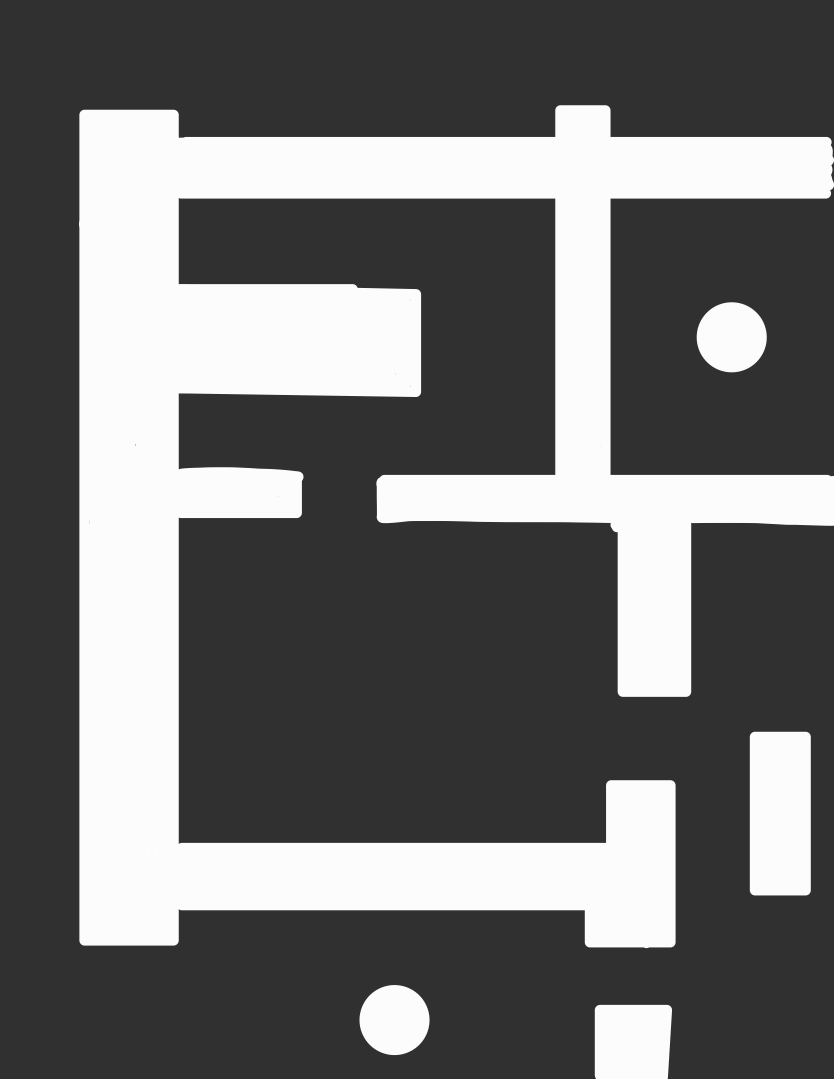
%> input picture home.png, 1668 x 2157 px (shown at 1/2 size)
$ octave home_OccupancyMap.m   (GNU Octave 9; MATLAB toolbox functions it lacks are replaced by stand-ins)
%> lines starting %> are read from the running program, lines starting %| are printed output that depends on the picture; in (x1, y1, x2, y2) boxes, pixels count from 0 and x2, y2 are one past the last pixel; in counts of white or black regions, pixels touching at a corner belong together; the program's own positions count from 1
clearvars
close all

img = imread('home.png');
%> img is the input picture: size 2157x1668x3 uint8; min 38, max 255, mean 109.7

% Convert to grayscale if the image is RGB
if size(img, 3) == 3
    img = rgb2gray(img);
%> img: size 2157x1668 uint8
end

% Convert to binary and invert (black objects as occupied)
bwImg = imbinarize(img);
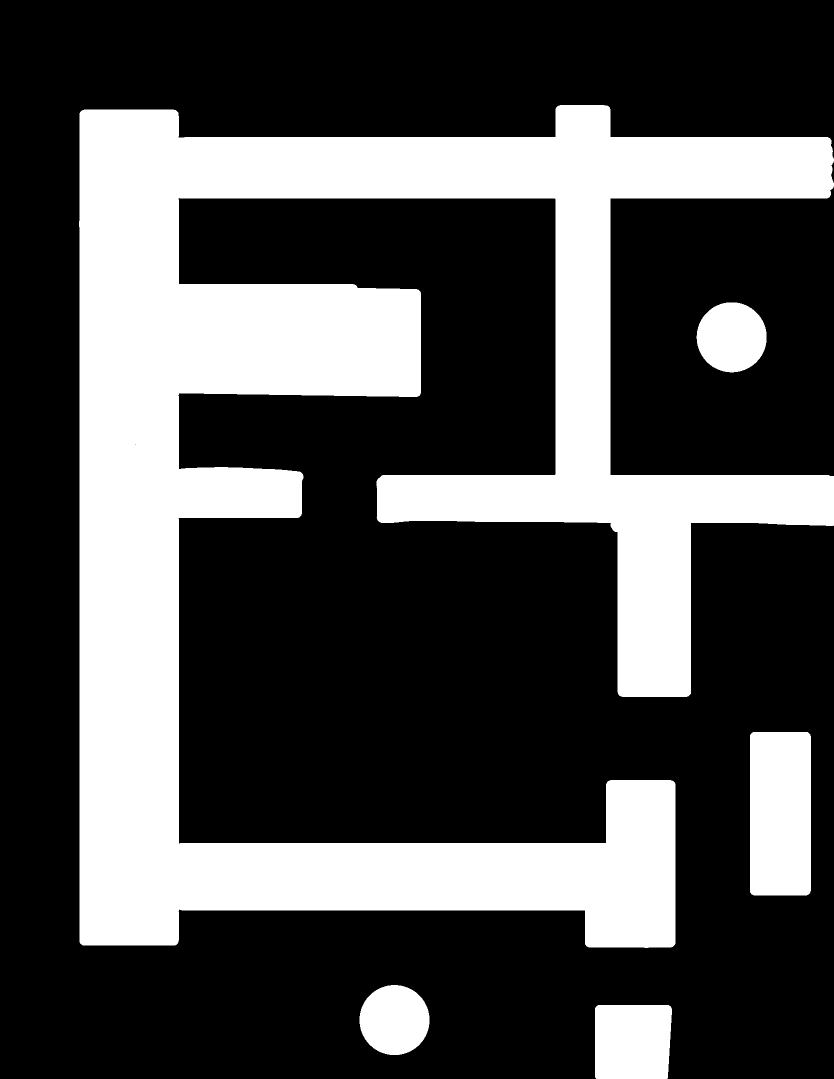
%> bwImg: size 2157x1668 logical (shown at 1/2 size); 30.2% white; 5 white regions, box (x1, y1, x2, y2) and area: (158, 210, 1668, 1896) 995323, (1500, 1464, 1622, 1791) 39806, (1190, 2010, 1344, 2157) 22039, (1393, 605, 1533, 745) 15404, (719, 1970, 859, 2110) 15402

% Resize to high resolution
highResMap = imresize(bwImg, [1000, 1000], 'nearest'); % High resolution (e.g., 100x100)
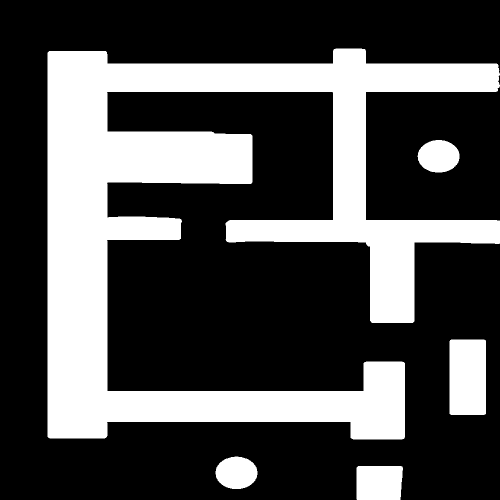
%> highResMap: size 1000x1000 logical (shown at 1/2 size); 30.3% white; 5 white regions, box (x1, y1, x2, y2) and area: (95, 97, 1000, 879) 277209, (899, 679, 972, 830) 11006, (713, 932, 806, 1000) 6146, (835, 280, 919, 345) 4279, (431, 913, 515, 978) 4279

% Create the binary occupancy map with a physical size of 10x10
%> (the run ends here)

$ run again, with Apartment.png copied over home.png
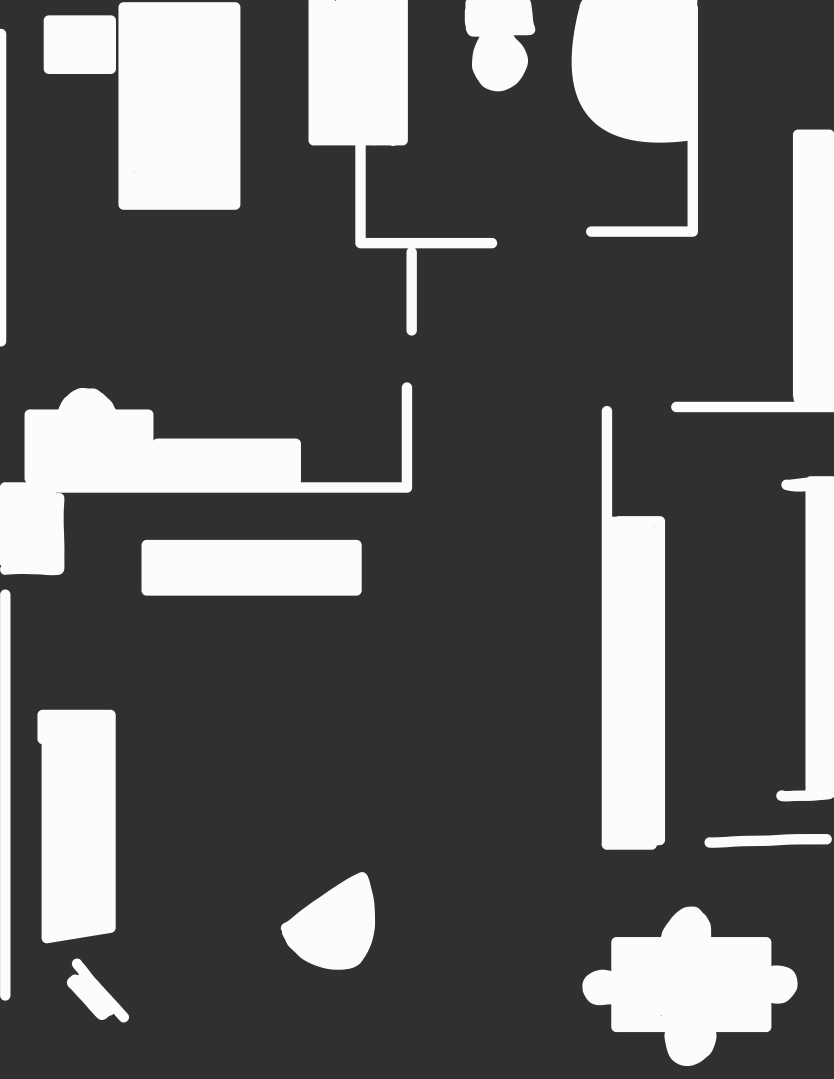
%> input picture Apartment.png, 1668 x 2157 px (shown at 1/2 size)
%> img is the input picture: size 2157x1668x3 uint8; min 39, max 255, mean 94.9
%> img: size 2157x1668 uint8
%> `bwImg = imbinarize(img);`:
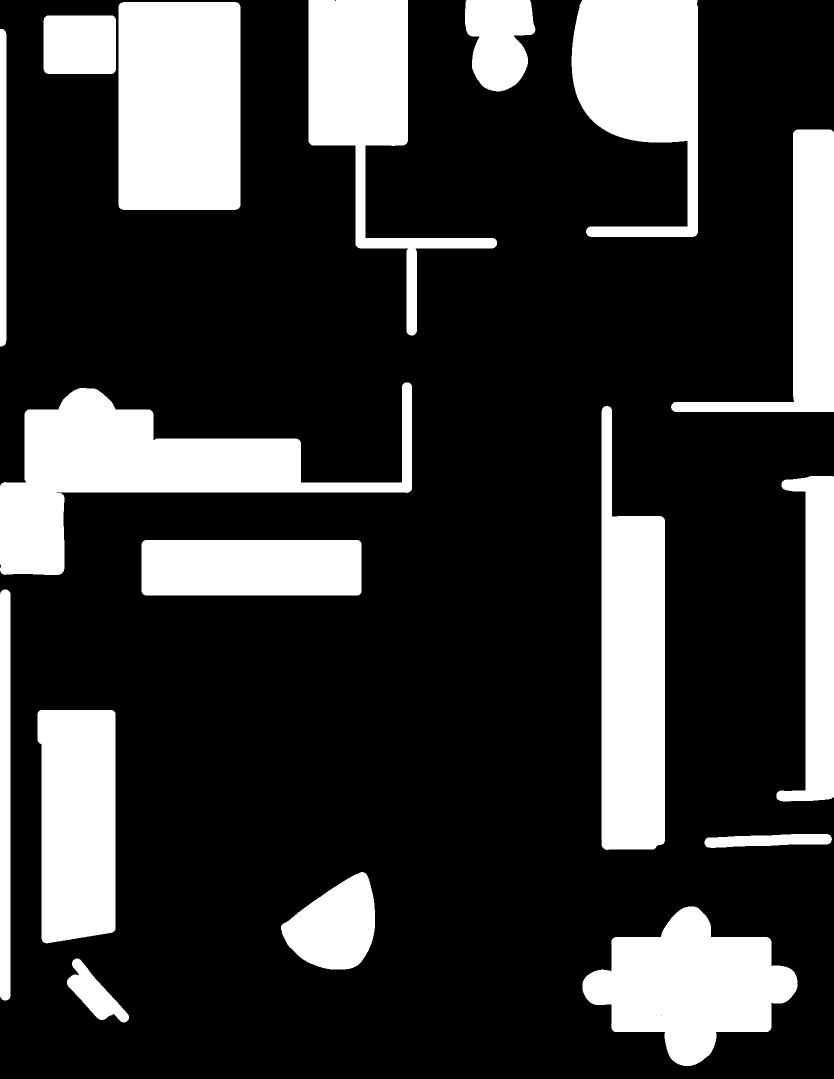
%> bwImg: size 2157x1668 logical (shown at 1/2 size); 23% white; 17 white regions, largest, box (x1, y1, x2, y2) and area: (0, 765, 824, 1150) 108464, (237, 4, 481, 420) 101394, (1203, 812, 1330, 1700) 89043
%> `highResMap = imresize(bwImg, [1000, 1000], 'nearest');`:
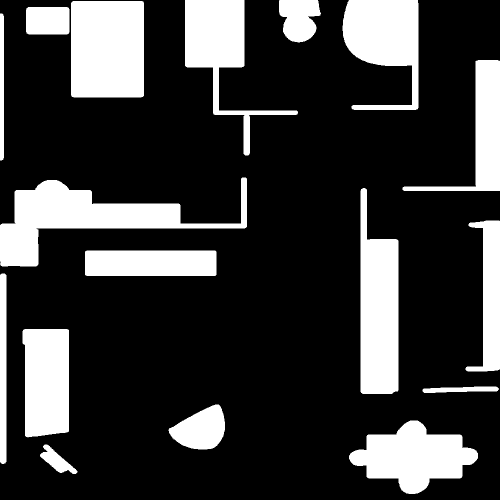
%> highResMap: size 1000x1000 logical (shown at 1/2 size); 23% white; 17 white regions, largest, box (x1, y1, x2, y2) and area: (0, 355, 494, 533) 30261, (142, 2, 288, 195) 28148, (721, 376, 797, 788) 24793

$ run again, with Barriers.png copied over home.png
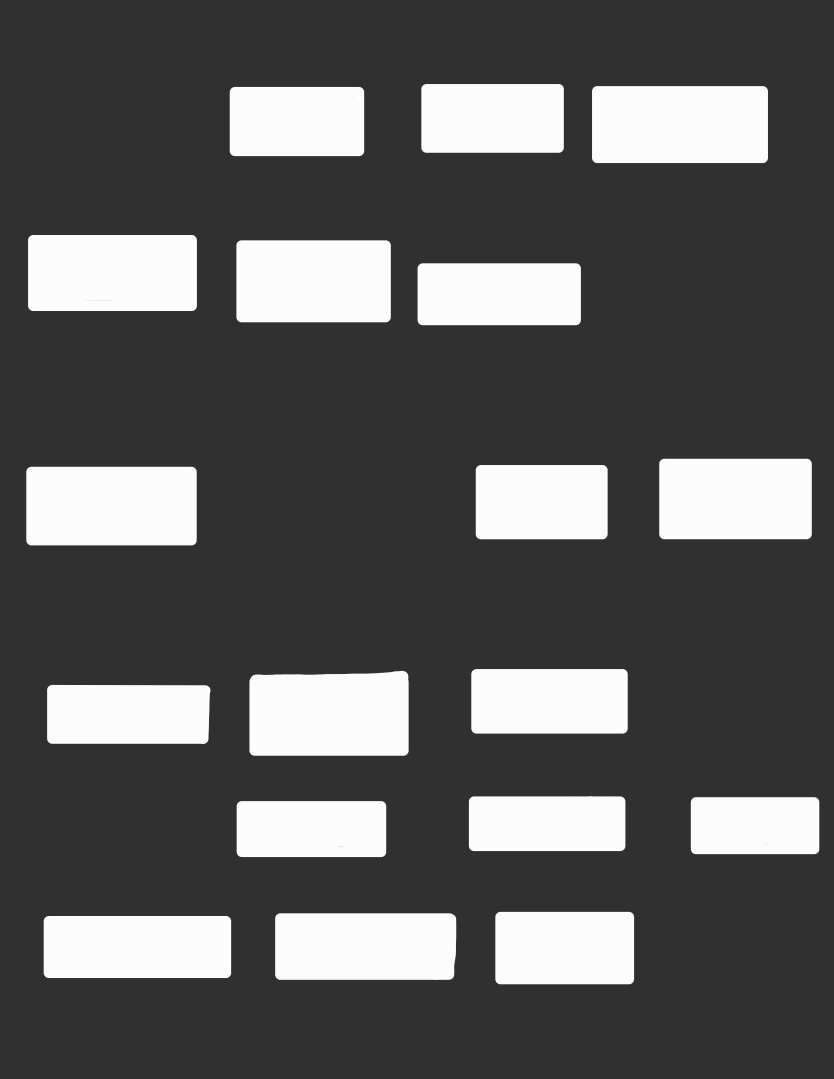
%> input picture Barriers.png, 1668 x 2157 px (shown at 1/2 size)
%> img is the input picture: size 2157x1668x3 uint8; min 39, max 255, mean 92
%> img: size 2157x1668 uint8
%> `bwImg = imbinarize(img);`:
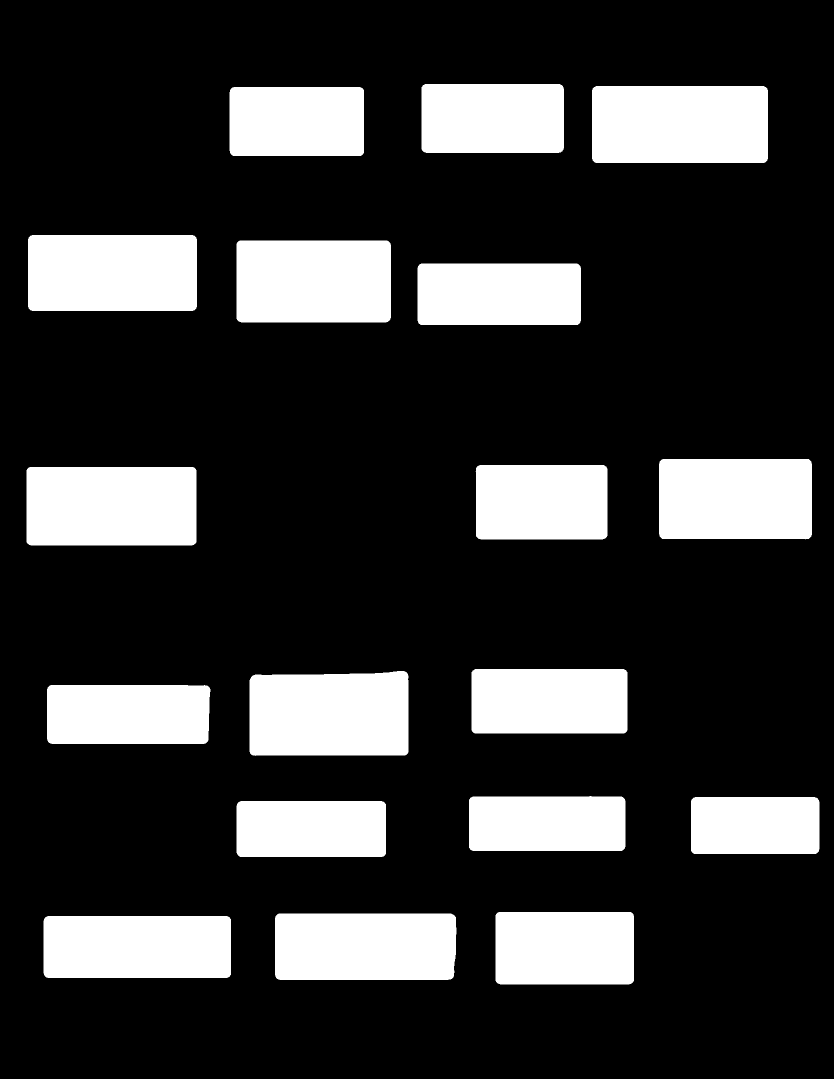
%> bwImg: size 2157x1668 logical (shown at 1/2 size); 21.5% white; 18 white regions, largest, box (x1, y1, x2, y2) and area: (1184, 172, 1536, 326) 54108, (53, 934, 393, 1091) 53302, (499, 1342, 817, 1512) 51881
%> `highResMap = imresize(bwImg, [1000, 1000], 'nearest');`:
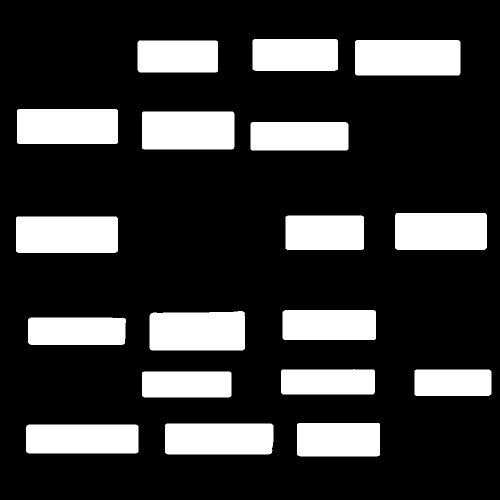
%> highResMap: size 1000x1000 logical (shown at 1/2 size); 21.5% white; 18 white regions, largest, box (x1, y1, x2, y2) and area: (710, 80, 921, 151) 14957, (32, 433, 236, 506) 14865, (299, 622, 490, 701) 14567
